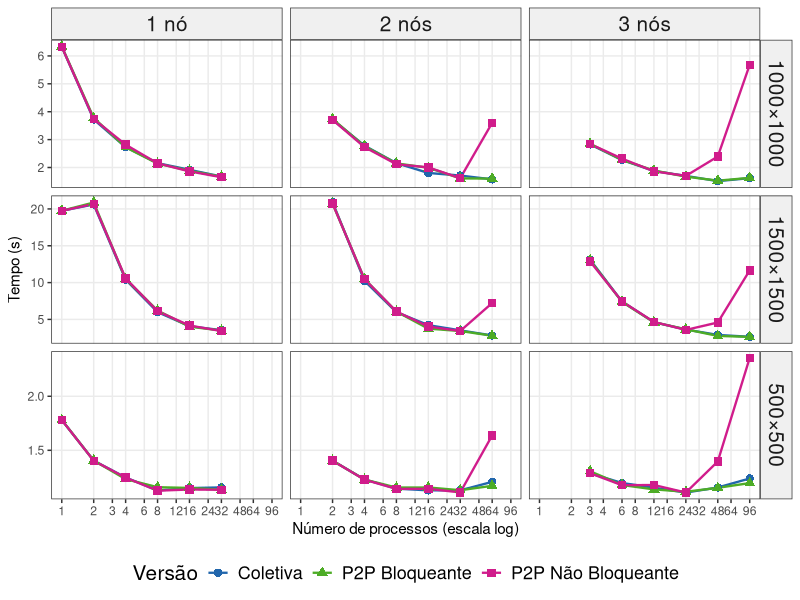
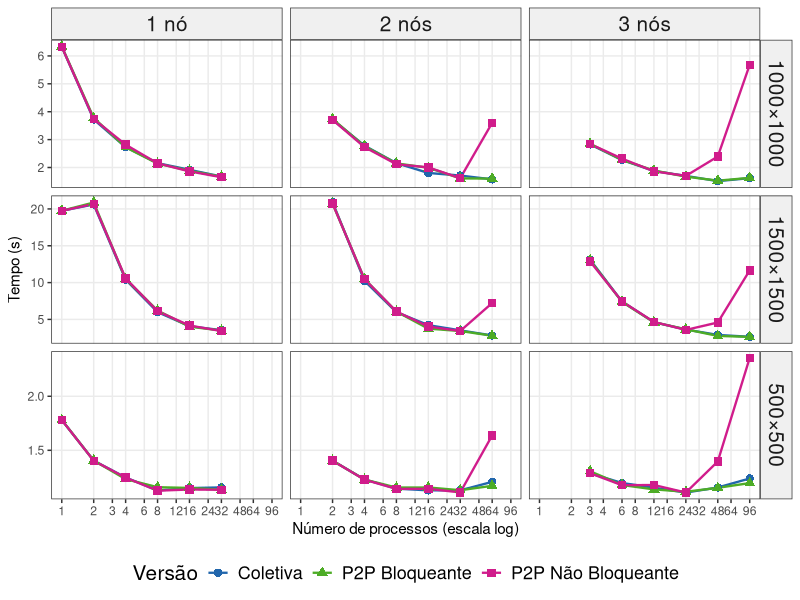

These charts were generated, in order, by the following R code:
library(dplyr)
library(ggplot2)
library(tidyr)

pdf(NULL)

df <- read.csv("../../results/rastro_completo.csv", stringsAsFactors = FALSE)

# Tempo total = fim do último evento - início do primeiro evento no rank0
exec <- df %>%
  filter(rank == "rank0") %>%
  group_by(tipo, size, nproc, nodes, rep) %>%
  summarise(exec_time = max(fim) - min(inicio), .groups = "drop") %>%
  group_by(tipo, size, nproc, nodes) %>%
  summarise(tempo = median(exec_time), .groups = "drop")

exec <- exec %>%
  mutate(
    tipo = recode(tipo,
      "coletiva"         = "Coletiva",
      "p2p_bloqueante"   = "P2P Bloqueante",
      "p2p_naobloqueante"= "P2P Não Bloqueante"
    ),
    size_label = paste0(size, "×", size),
    nodes_label = paste0(nodes, ifelse(nodes == 1, " nó", " nós"))
  )

# Um painel por tamanho de matriz
# Eixo x = nproc, curva por tipo, facet por nodes
ggplot(exec, aes(x = nproc, y = tempo, color = tipo, shape = tipo)) +
  geom_line(linewidth = 0.8) +
  geom_point(size = 2.5) +
  facet_grid(size_label ~ nodes_label, scales = "free_y") +
  scale_x_log10(breaks = c(1,2,3,4,6,8,12,16,24,32,48,64,96)) +
  scale_color_manual(values = c(
    "Coletiva"           = "#2166ac",
    "P2P Bloqueante"     = "#4dac26",
    "P2P Não Bloqueante" = "#d01c8b"
  )) +
  labs(
    # title    = "Tempo total de execução (média de 2 repetições)",
    x        = "Número de processos (escala log)",
    y        = "Tempo (s)",
    color    = "Versão",
    shape    = "Versão"
  ) +
  theme_bw(base_size = 11) +
  theme(
    legend.position  = "bottom",
    panel.grid.minor = element_blank(),
    strip.text = element_text(size = 15),
    strip.background = element_rect(fill = "#f0f0f0"),
    legend.title = element_text(size = 15),
    legend.text = element_text(size = 13)
  )

ggsave("../imgs/plot_tempo_total.pdf", width = 10, height = 8)
# ggsave("../imgs/plot_tempo_total.png", width = 10, height = 8, dpi = 150)
message("Salvo: plot_tempo_total.pdf")
